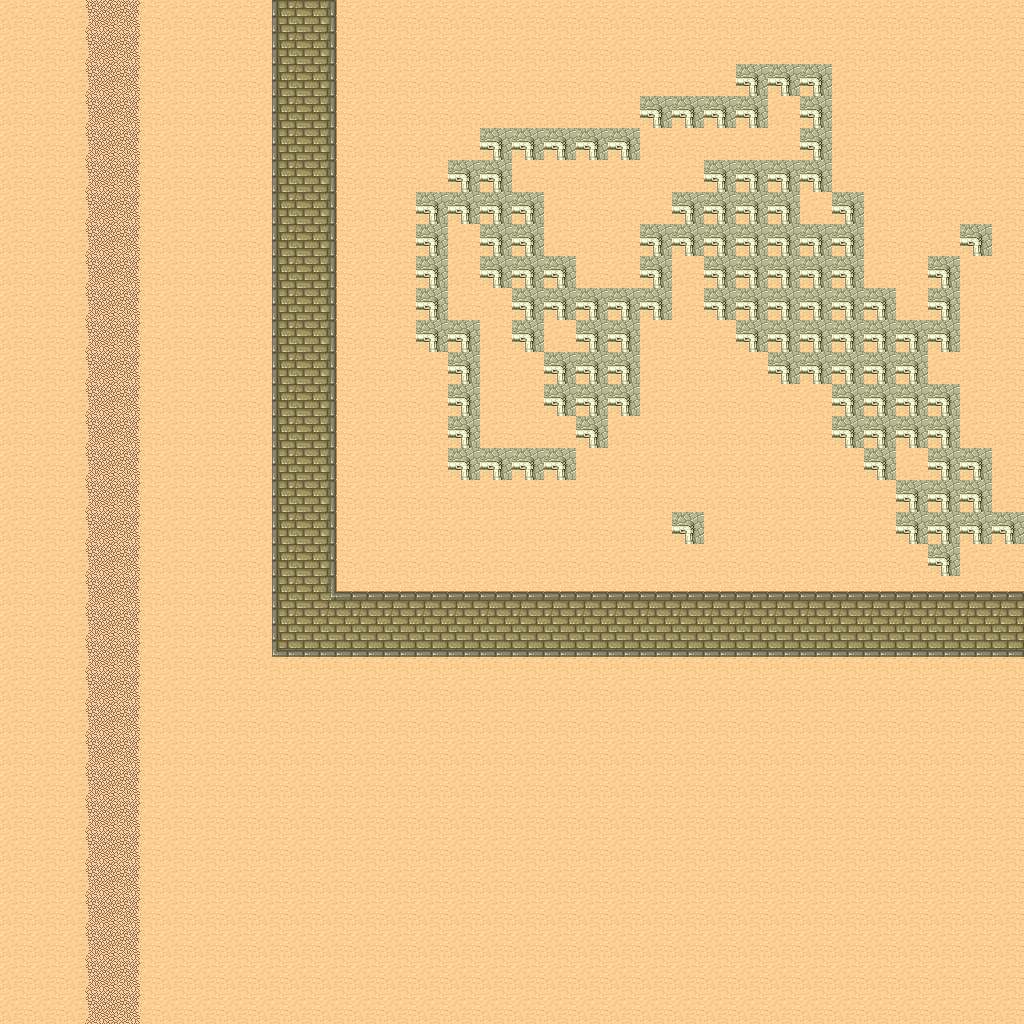

This game map was drawn from its Tiled (.tmx) file and the tilesets committed beside it. A one-line description and the trimmed map source follow:
An orthogonal 32x32 tile map with 32x32 px tiles, 2 tile layers (Tilelaag 1, collision).

<map version="1.0" orientation="orthogonal" renderorder="right-down" width="32" height="32" tilewidth="32" tileheight="32" nextobjectid="1">
 <tileset firstgid="1" name="desert" tilewidth="32" tileheight="32" spacing="1" tilecount="48">
  <image source="../Images/map/desert.png" width="263" height="197" />
 </tileset>
 <layer name="Tilelaag 1" width="32" height="32">
  <data>[1024 cells, 1024 non-empty, 11 distinct tile ids]</data>
 </layer>
 <layer name="collision" width="32" height="32">
  <data>[1024 cells, 115 non-empty, 1 distinct tile ids]</data>
 </layer>
</map>
